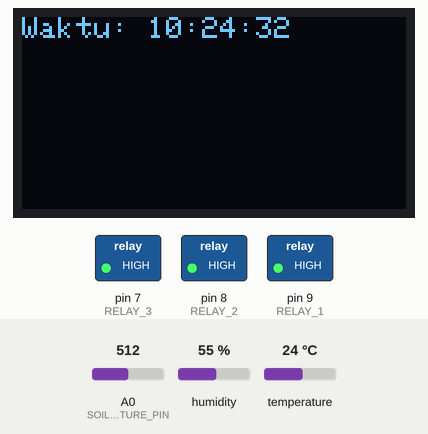
Bench run of a sketch on a simulated Arduino Uno, built with avr-gcc and run on an emulated ATmega328P. Shown: 128×64 one-colour display, switched loads named in the sketch (green lamp = pin HIGH). The test bench sets the inputs (shaded band); at power-on: temperature 24 °C, A0 (SOIL_MOISTURE_PIN) = 512, humidity 55 %. The local clock reads 2024-03-15 10:24:30 at power-on unless the sketch sets it.

Above: at 3.2 s.
3.3 s: temperature set to 27 °C
At 5.1 s:
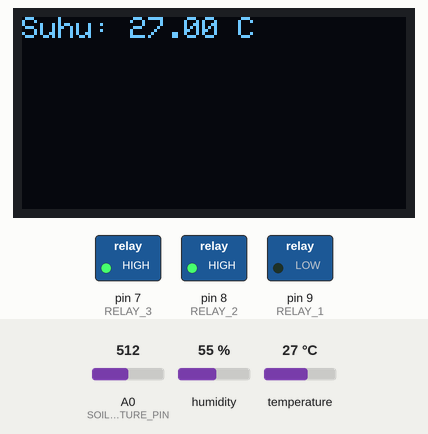
9.3 s: temperature set to 12 °C
At 11.1 s:
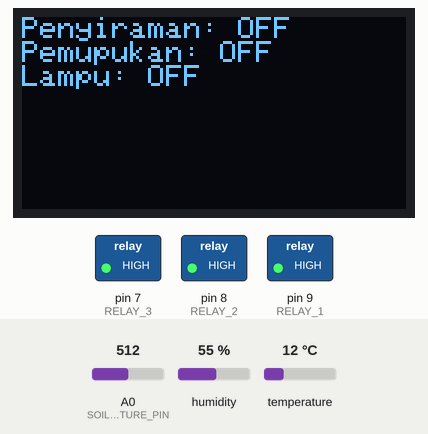
15.3 s: A0 (SOIL_MOISTURE_PIN) set to 596
At 19.4 s:
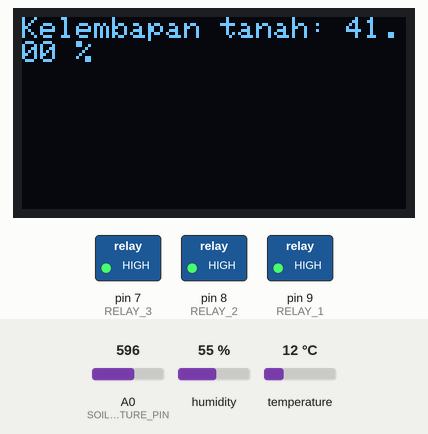
21.3 s: A0 (SOIL_MOISTURE_PIN) set to 624
At 27.1 s:
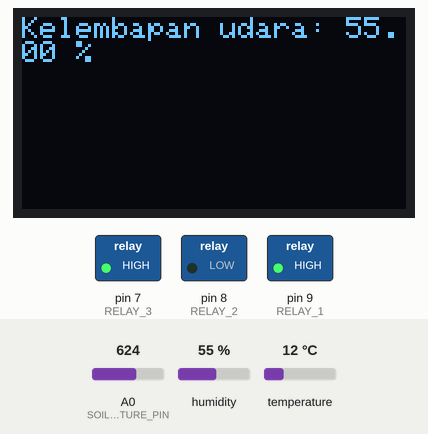
27.3 s: temperature set to 28 °C
At 31.4 s:
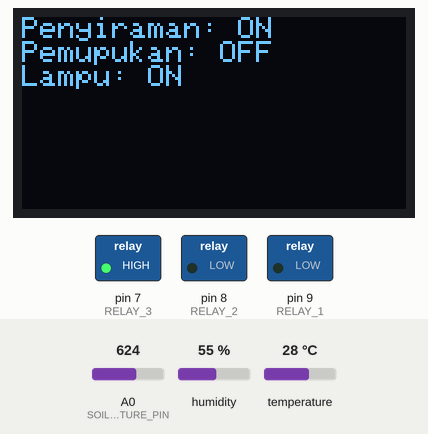
33.3 s: A0 (SOIL_MOISTURE_PIN) set to 511
At 34.2 s:
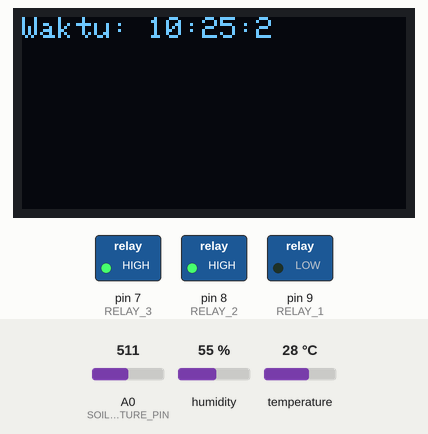
Timing chart, 0 to 36.3 s (numbered marks = the images above; inputs shaded):
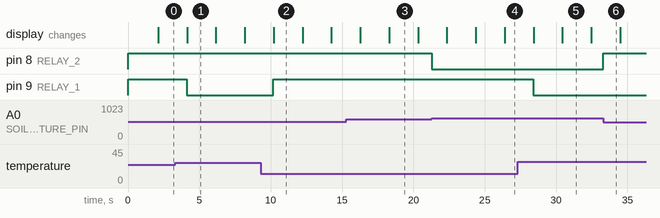

The sketch:

media_perawatan_bibit_kakao_berbasis_iot12.ino
```cpp
#include <Wire.h>
#include <Adafruit_GFX.h>
#include <Adafruit_SSD1306.h>
#include <DHT.h>
#include <RTClib.h>

// Konfigurasi OLED
#define SCREEN_WIDTH 128
#define SCREEN_HEIGHT 64
Adafruit_SSD1306 display(SCREEN_WIDTH, SCREEN_HEIGHT, &Wire);

// Konfigurasi DHT11
#define DHTPIN 2
#define DHTTYPE DHT11
DHT dht(DHTPIN, DHTTYPE);

// Konfigurasi sensor kelembapan tanah
#define SOIL_MOISTURE_PIN A0

// Konfigurasi Relay (3 Channel)
#define RELAY_3 7  // Relay untuk pemupukan
#define RELAY_2 8  // Relay untuk penyiraman
#define RELAY_1 9  // Relay untuk lampu

// Variabel untuk pengaturan tampilan
unsigned long lastUpdateTime = 0;
int displayState = 0; // Menyimpan status tampilan

// Inisialisasi RTC
RTC_DS3231 rtc;

// Variabel pemupukan
bool fertilizing = false;
unsigned long fertilizingStartTime = 0; // Waktu mulai pemupukan
const unsigned long fertilizingDuration = 10000; // Durasi pemupukan dalam milidetik (10 detik)

void setup() {
  // Mulai Serial Monitor
  Serial.begin(9600);

  // Inisialisasi layar OLED
  if (!display.begin(SSD1306_SWITCHCAPVCC, 0x3C)) {
    Serial.println(F("OLED tidak terdeteksi! Periksa koneksi."));
    for (;;);
  }
  display.clearDisplay();

  // Inisialisasi DHT11
  dht.begin();

  // Inisialisasi RTC
  if (!rtc.begin()) {
    Serial.println(F("RTC tidak terdeteksi! Periksa koneksi."));
    display.setTextSize(1);
    display.setCursor(0, 0);
    display.println(F("RTC Error!"));
    display.display();
    for (;;);
  }

  // Atur waktu jika RTC belum diatur atau kehilangan daya
  if (rtc.lostPower()) {
    rtc.adjust(DateTime(2025, 1, 5, 14, 50, 0)); // Atur waktu sesuai kebutuhan (YYYY, MM, DD, HH, MM, SS)
    Serial.println(F("RTC diatur ulang ke waktu default."));
  }

  // Inisialisasi pin relay sebagai output
  pinMode(RELAY_1, OUTPUT);
  pinMode(RELAY_2, OUTPUT);
  pinMode(RELAY_3, OUTPUT);

  // Matikan relay pada awal program
  digitalWrite(RELAY_1, HIGH);
  digitalWrite(RELAY_2, HIGH);
  digitalWrite(RELAY_3, HIGH);

  // Menampilkan pesan awal pada OLED
  display.setTextColor(SSD1306_WHITE);
  display.setTextSize(1);
  display.setCursor(0, 0);
  display.println(F("Inisialisasi Sensor..."));
  display.display();
  delay(2000);
}

void loop() {
  // Membaca data dari DHT11
  float temperature = dht.readTemperature();
  float humidity = dht.readHumidity();

  // Membaca data kelembapan tanah
  int soilMoistureValue = analogRead(SOIL_MOISTURE_PIN);
  float soilMoisturePercent = map(soilMoistureValue, 1023, 0, 0, 100);

  // Membaca waktu dari RTC
  DateTime now = rtc.now();

  // Kontrol Relay untuk Pemupukan berdasarkan waktu
  if (!fertilizing && ((now.hour() == 7 && now.minute() == 0) || (now.hour() == 15 && now.minute() == 7))) {
    fertilizing = true;
    fertilizingStartTime = millis();
    digitalWrite(RELAY_3, LOW); // Nyalakan Relay Pemupukan
    Serial.println(F("Pemupukan dimulai."));
  }

  // Matikan Relay Pemupukan setelah durasi selesai
  if (fertilizing && millis() - fertilizingStartTime >= fertilizingDuration) {
    fertilizing = false;
    digitalWrite(RELAY_3, HIGH); // Matikan Relay Pemupukan
    Serial.println(F("Pemupukan selesai."));
  }

  // Kontrol Relay untuk Penyiraman berdasarkan kelembapan tanah
  if (soilMoisturePercent < 40) {
    digitalWrite(RELAY_2, LOW); // Nyalakan Pompa Penyiraman
  } else {
    digitalWrite(RELAY_2, HIGH); // Matikan Pompa Penyiraman
  }

  // Kontrol Relay untuk Lampu berdasarkan suhu
  if (temperature > 25) {
    digitalWrite(RELAY_1, LOW); // Nyalakan Lampu
  } else {
    digitalWrite(RELAY_1, HIGH); // Matikan Lampu
  }

  // Update tampilan setiap 2 detik
  if (millis() - lastUpdateTime > 2000) {
    lastUpdateTime = millis();
    display.clearDisplay();
    display.setTextSize(1);
    display.setCursor(0, 0);

    // Bergilir menampilkan data
    switch (displayState) {
      case 0:
        display.print(F("Waktu: "));
        display.print(now.hour());
        display.print(":");
        display.print(now.minute());
        display.print(":");
        display.println(now.second());
        break;
      case 1:
        display.print(F("Suhu: "));
        display.print(temperature);
        display.println(F(" C"));
        break;
      case 2:
        display.print(F("Kelembapan udara: "));
        display.print(humidity);
        display.println(F(" %"));
        break;
      case 3:
        display.print(F("Kelembapan tanah: "));
        display.print(soilMoisturePercent);
        display.println(F(" %"));
        break;
      case 4:
        display.print(F("Penyiraman: "));
        display.println(soilMoisturePercent < 40 ? F("ON") : F("OFF"));
        display.print(F("Pemupukan: "));
        display.println(fertilizing ? F("ON") : F("OFF"));
        display.print(F("Lampu: "));
        display.println(temperature > 25 ? F("ON") : F("OFF"));
        break;
    }

    display.display();
    displayState = (displayState + 1) % 5; // Update ke state berikutnya
  }
}
```

Measured:
- the behaviour switches between 25 and 26 °C on temperature (found by bisection; images 0 and 1)
- the behaviour switches between 613 and 614 on A0 (SOIL_MOISTURE_PIN) (found by bisection; images 3 and 4)
- after the input at 3.3 s, pin 9 (RELAY_1): HIGH → LOW after 0.81 s
- after the input at 9.3 s, pin 9 (RELAY_1): LOW → HIGH after 0.88 s; the display: changes after 0.91 s (image 2)
- after the input at 21.3 s, pin 8 (RELAY_2): HIGH → LOW at once
- after the input at 27.3 s, pin 9 (RELAY_1): HIGH → LOW after 1.1 s
- after the input at 33.3 s, pin 8 (RELAY_2): LOW → HIGH at once
